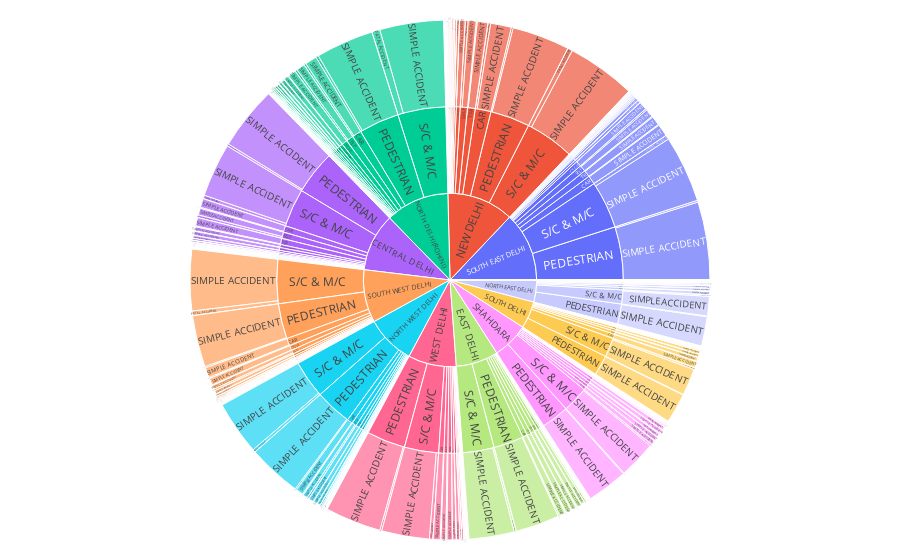

Write notebook code for a chart like this one.
### Code cell
fig=px.sunburst(df, path=["DISTRICT",'VICTIM', 'TYPE OF ACCIDENT' ], values="No of INJURED",
                color_discrete_map={'(?)':'black', 'Lunch':'gold', 'Dinner':'darkblue'})
fig.update_layout(
    margin = dict(t=20, l=20, r=20, b=20))
fig.show()

### Figure 1 — Plotly figure (JSON) as saved in the notebook; plotly's stock layout.template omitted (floating-point values rounded to 4 significant figures; data arrays with more than 128 entries replaced by an {"elided": "..."} marker saying what was removed)
{"data": [{"branchvalues": "total", "domain": {"x": [0, 1], "y": [0, 1]}, "hovertemplate": "labels=%{label}<br>No of INJURED=%{value}<br>parent=%{parent}<br>id=%{id}<extra></extra>", "ids": {"elided": "1082 str values"}, "labels": {"elided": "1082 str values"}, "name": "", "parents": {"elided": "1082 str values"}, "type": "sunburst", "values": {"elided": "1082 int values"}}], "layout": {"legend": {"tracegroupgap": 0}, "margin": {"b": 20, "l": 20, "r": 20, "t": 20}, "autosize": true}}
